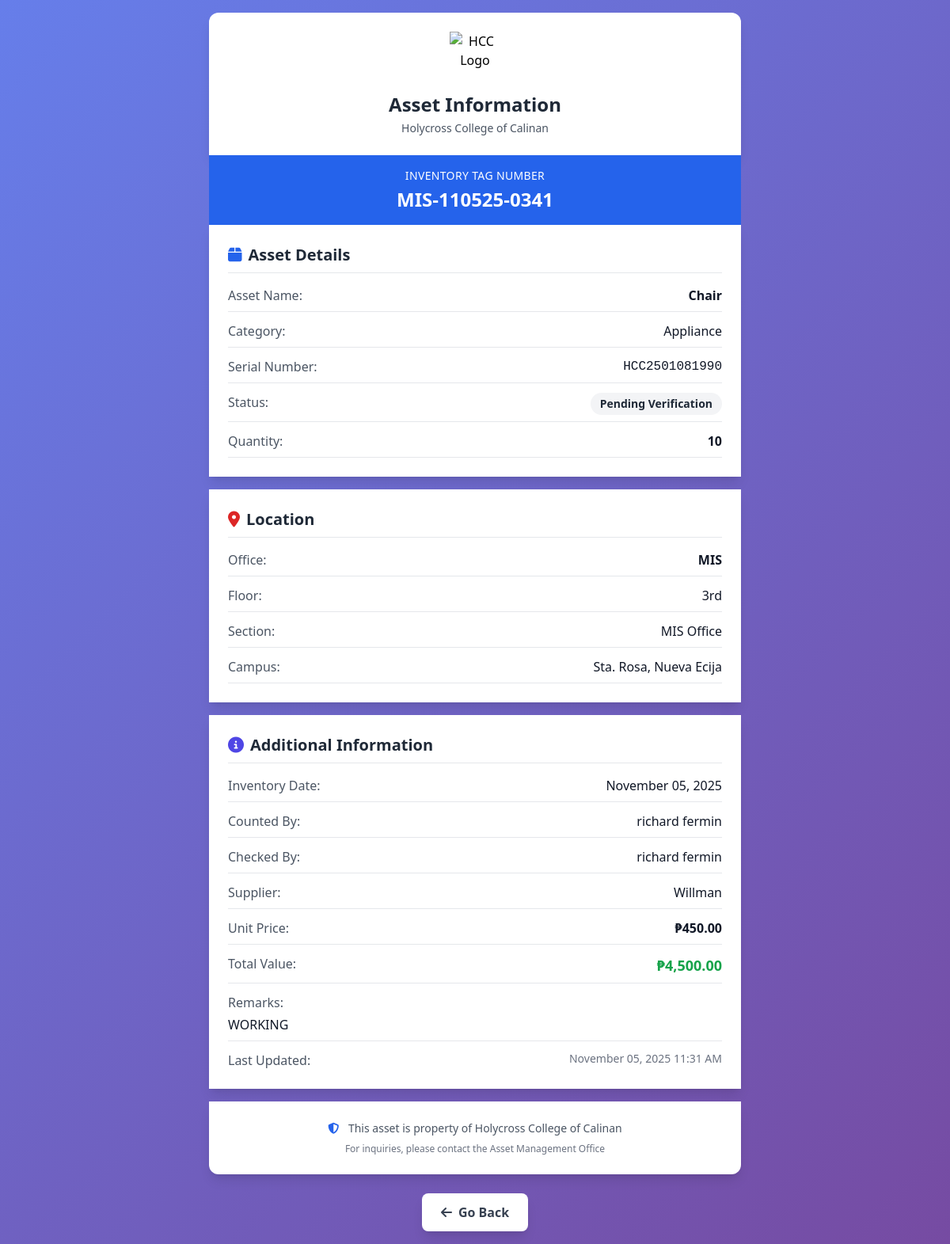
Screenshot of /asset_lookup.php?tag=MIS-110525-0341 with the database file from the repository.
### tables this page shows
CREATE TABLE `inventory_tags` (
  `id` int(11) NOT NULL,
  `asset_id` int(11) NOT NULL,
  `office_id` int(11) DEFAULT NULL,
  `tag_number` varchar(100) NOT NULL,
  `inventory_date` date DEFAULT NULL,
  `article` varchar(255) DEFAULT NULL,
  `size` varchar(100) DEFAULT NULL,
  `counted_by` varchar(255) DEFAULT NULL,
  `checked_by` varchar(255) DEFAULT NULL,
  `location_row` varchar(100) DEFAULT NULL,
  `location_section` varchar(100) DEFAULT NULL,
  `location_floor` varchar(100) DEFAULT NULL,
  `quantity` int(11) DEFAULT 1,
  `unit_price` decimal(15,2) DEFAULT 0.00,
  `total_value` decimal(15,2) DEFAULT 0.00,
  `amount` decimal(15,2) DEFAULT 0.00,
  `supplier` varchar(255) DEFAULT NULL,
  `status` enum('Pending Verification','Active','Disposed','Transferred') NOT NULL DEFAULT 'Pending Verification',
  `is_borrowable` tinyint(1) NOT NULL DEFAULT 0,
  `borrowable_quantity` int(11) NOT NULL DEFAULT 0,
  `assigned_by_custodian_id` int(11) DEFAULT NULL,
  `verified_by_user_id` int(11) DEFAULT NULL,
  `verified_at` timestamp NULL DEFAULT NULL,
  `remarks` text DEFAULT NULL,
  `created_at` timestamp NOT NULL DEFAULT current_timestamp(),
  `updated_at` timestamp NOT NULL DEFAULT current_timestamp() ON UPDATE current_timestamp()
);

CREATE TABLE `assets` (
  `id` int(11) NOT NULL,
  `asset_name` varchar(255) NOT NULL,
  `category_id` int(11) NOT NULL,
  `status` enum('Active','Inactive','Damaged','Missing','Under Repair','Retired') DEFAULT 'Active' COMMENT 'Asset status: Active=in use, Inactive=in storage/available, Damaged=needs repair, Missing=lost/untraceable, Under Repair=being fixed, Retired=decommissioned',
  `campus_id` int(11) NOT NULL,
  `office_id` int(11) DEFAULT NULL,
  `location` varchar(255) NOT NULL,
  `room_id` int(11) DEFAULT NULL,
  `brand_id` int(11) DEFAULT NULL,
  `purchase_date` date NOT NULL,
  `value` decimal(15,2) NOT NULL,
  `original_value` decimal(15,2) DEFAULT NULL COMMENT 'Original purchase value',
  `current_value` decimal(15,2) DEFAULT NULL COMMENT 'Current depreciated value',
  `depreciation_rate` decimal(5,2) DEFAULT 0.00 COMMENT 'Annual depreciation rate in percentage',
  `last_depreciation_date` date DEFAULT NULL COMMENT 'Last date depreciation was calculated',
  `inventory_date` date DEFAULT NULL,
  `supplier` varchar(255) DEFAULT NULL,
  `quantity` int(11) NOT NULL DEFAULT 1,
  `inactive_quantity` int(11) NOT NULL DEFAULT 0,
  `serial_number` varchar(100) DEFAULT NULL,
  `barcode` varchar(255) DEFAULT NULL,
  `description` text DEFAULT NULL,
  `assigned_to` varchar(255) DEFAULT NULL,
  `assigned_email` varchar(255) DEFAULT NULL,
  `assigned_to_id` int(11) DEFAULT NULL,
  `assignment_date` date DEFAULT NULL,
  `unassigned_date` date DEFAULT NULL,
  `created_at` timestamp NOT NULL DEFAULT current_timestamp(),
  `updated_at` timestamp NOT NULL DEFAULT current_timestamp() ON UPDATE current_timestamp(),
  `created_by` int(11) DEFAULT NULL,
  `remarks` text DEFAULT NULL,
  `size` varchar(100) DEFAULT NULL,
  `article` varchar(255) DEFAULT NULL,
  `counted_by` varchar(255) DEFAULT NULL,
  `checked_by` varchar(255) DEFAULT NULL
);

CREATE TABLE `categories` (
  `id` int(11) NOT NULL,
  `category_name` varchar(50) NOT NULL,
  `description` text DEFAULT NULL,
  `created_at` timestamp NOT NULL DEFAULT current_timestamp()
);

CREATE TABLE `offices` (
  `id` int(11) NOT NULL,
  `office_name` varchar(255) NOT NULL,
  `floor` varchar(50) DEFAULT NULL,
  `section_code` varchar(100) DEFAULT NULL,
  `campus_id` int(11) NOT NULL,
  `description` text DEFAULT NULL,
  `created_at` timestamp NOT NULL DEFAULT current_timestamp(),
  `updated_at` timestamp NOT NULL DEFAULT current_timestamp() ON UPDATE current_timestamp()
);

CREATE TABLE `campuses` (
  `id` int(11) NOT NULL,
  `campus_code` varchar(10) NOT NULL,
  `campus_name` varchar(100) NOT NULL,
  `location` varchar(255) DEFAULT NULL,
  `created_at` timestamp NOT NULL DEFAULT current_timestamp()
);

### asset_lookup.php (the view, shortened to what this page needs)
<?php
require_once 'config.php';
$tagNumber = $_GET['tag'] ?? '';
try {
    $stmt = $pdo->prepare("
        SELECT
            it.*,
            a.id as asset_id,
            a.asset_name,
            a.barcode,
            a.serial_number,
            a.status as asset_status,
            a.description,
            a.purchase_date,
            a.supplier,
            o.office_name,
            o.floor,
            o.section_code,
            cam.campus_name,
            c.category_name,
            br.name as brand_name,
            'inventory_tag' as source_type
        FROM inventory_tags it
        JOIN assets a ON it.asset_id = a.id
        LEFT JOIN offices o ON it.office_id = o.id
        LEFT JOIN campuses cam ON a.campus_id = cam.id
        LEFT JOIN categories c ON a.category_id = c.id
        LEFT JOIN brands br ON a.brand_id = br.id
        WHERE it.tag_number = ?
        LIMIT 1
    ");
    $stmt->execute([$tagNumber]);
    $tag = $stmt->fetch();
} catch (Exception $e) {
    error_log("Error in asset lookup: " . $e->getMessage());
    die('Error loading asset details: ' . $e->getMessage());
}
?>
<!DOCTYPE html>
<html lang="en">
<head>
    <script src="https://cdn.tailwindcss.com"></script>
    <link rel="stylesheet" href="https://cdnjs.cloudflare.com/ajax/libs/font-awesome/6.1.1/css/all.min.css" />
</head>
<body class="p-4">
    <div class="max-w-2xl mx-auto">
        <div class="bg-white rounded-t-xl shadow-lg p-6 text-center">
            <img src="logo/1.png" alt="HCC Logo" class="h-16 w-16 mx-auto mb-3">
            <h1 class="text-2xl font-bold text-gray-800">Asset Information</h1>
            <p class="text-gray-600 text-sm mt-1">Holycross College of Calinan</p>
        </div>
        <div class="bg-blue-600 text-white p-4 text-center">
            <p class="text-sm uppercase tracking-wide">
                <?php if ($tag['source_type'] === 'asset_unit'): ?>
                    Individual Unit Code
                <?php elseif ($tag['source_type'] === 'asset_serial'): ?>
                    Asset Serial Number
                <?php else: ?>
                    Inventory Tag Number
                <?php endif; ?>
            </p>
            <p class="text-2xl font-bold mt-1"><?= htmlspecialchars($tag['tag_number']) ?></p>
        </div>
        <div class="bg-white shadow-lg p-6">
            <h2 class="text-xl font-bold text-gray-800 mb-4 border-b pb-2">
                <i class="fas fa-box text-blue-600 mr-2"></i>Asset Details
            </h2>
            <div class="space-y-3">
                <div class="flex justify-between items-start border-b pb-2">
                    <span class="text-gray-600 font-medium">Asset Name:</span>
                    <span class="text-gray-900 font-semibold text-right"><?= htmlspecialchars($tag['asset_name']) ?></span>
                </div>
                <?php if (!empty($tag['category_name'])): ?>
                <div class="flex justify-between items-start border-b pb-2">
                    <span class="text-gray-600 font-medium">Category:</span>
                    <span class="text-gray-900 text-right"><?= htmlspecialchars($tag['category_name']) ?></span>
                </div>
                <?php endif; ?>
                <?php if (!empty($tag['serial_number'])): ?>
                <div class="flex justify-between items-start border-b pb-2">
                    <span class="text-gray-600 font-medium">Serial Number:</span>
                    <span class="text-gray-900 text-right font-mono"><?= htmlspecialchars($tag['serial_number']) ?></span>
                </div>
                <?php endif; ?>
                <div class="flex justify-between items-start border-b pb-2">
                    <span class="text-gray-600 font-medium">Status:</span>
                    <span class="px-3 py-1 rounded-full text-sm font-semibold <?= ($tag['status'] === 'Active' || $tag['status'] === 'Available') ? 'bg-green-100 text-green-800' : 'bg-gray-100 text-gray-800' ?>">
                        <?= htmlspecialchars($tag['status'] ?? $tag['asset_status']) ?>
                    </span>
                </div>
                <?php if ($tag['source_type'] !== 'asset_unit'): ?>
                <div class="flex justify-between items-start border-b pb-2">
                    <span class="text-gray-600 font-medium">Quantity:</span>
                    <span class="text-gray-900 font-semibold"><?= htmlspecialchars($tag['quantity'] ?? 'N/A') ?></span>
                </div>
                <?php endif; ?>
            </div>
        </div>
        <div class="bg-white shadow-lg p-6 mt-4">
            <h2 class="text-xl font-bold text-gray-800 mb-4 border-b pb-2">
                <i class="fas fa-map-marker-alt text-red-600 mr-2"></i>Location
            </h2>
            <div class="space-y-3">
                <?php if (!empty($tag['office_name'])): ?>
                <div class="flex justify-between items-start border-b pb-2">
                    <span class="text-gray-600 font-medium">Office:</span>
                    <span class="text-gray-900 font-semibold text-right"><?= htmlspecialchars($tag['office_name']) ?></span>
                </div>
                <?php endif; ?>
                <?php if (!empty($tag['floor']) || !empty($tag['location_floor'])): ?>
                <div class="flex justify-between items-start border-b pb-2">
                    <span class="text-gray-600 font-medium">Floor:</span>
                    <span class="text-gray-900"><?= htmlspecialchars($tag['floor'] ?? $tag['location_floor'] ?? 'N/A') ?></span>
                </div>
                <?php endif; ?>
                <?php if (!empty($tag['section_code']) || !empty($tag['location_section'])): ?>
                <div class="flex justify-between items-start border-b pb-2">
                    <span class="text-gray-600 font-medium">Section:</span>
                    <span class="text-gray-900"><?= htmlspecialchars($tag['section_code'] ?? $tag['location_section'] ?? 'N/A') ?></span>
                </div>
                <?php endif; ?>
                <?php if (!empty($tag['campus_name'])): ?>
                <div class="flex justify-between items-start border-b pb-2">
                    <span class="text-gray-600 font-medium">Campus:</span>
                    <span class="text-gray-900 text-right"><?= htmlspecialchars($tag['campus_name']) ?></span>
                </div>
                <?php endif; ?>
            </div>
        </div>
        <div class="bg-white shadow-lg p-6 mt-4">
            <h2 class="text-xl font-bold text-gray-800 mb-4 border-b pb-2">
                <i class="fas fa-info-circle text-indigo-600 mr-2"></i>Additional Information
            </h2>
            <div class="space-y-3">
                <?php if (!empty($tag['inventory_date'])): ?>
                <div class="flex justify-between items-start border-b pb-2">
                    <span class="text-gray-600 font-medium"><?= $tag['source_type'] === 'asset_unit' ? 'Acquisition Date:' : 'Inventory Date:' ?></span>
                    <span class="text-gray-900"><?= htmlspecialchars(date('F d, Y', strtotime($tag['inventory_date']))) ?></span>
                </div>
                <?php endif; ?>
                <?php if (!empty($tag['counted_by'])): ?>
                <div class="flex justify-between items-start border-b pb-2">
                    <span class="text-gray-600 font-medium">Counted By:</span>
                    <span class="text-gray-900 text-right"><?= htmlspecialchars($tag['counted_by']) ?></span>
                </div>
                <?php endif; ?>
                <?php if (!empty($tag['checked_by'])): ?>
                <div class="flex justify-between items-start border-b pb-2">
                    <span class="text-gray-600 font-medium">Checked By:</span>
                    <span class="text-gray-900 text-right"><?= htmlspecialchars($tag['checked_by']) ?></span>
                </div>
                <?php endif; ?>
                <?php if (!empty($tag['supplier'])): ?>
                <div class="flex justify-between items-start border-b pb-2">
                    <span class="text-gray-600 font-medium">Supplier:</span>
                    <span class="text-gray-900 text-right"><?= htmlspecialchars($tag['supplier']) ?></span>
                </div>
                <?php endif; ?>
                <?php if (!empty($tag['unit_price'])): ?>
                <div class="flex justify-between items-start border-b pb-2">
                    <span class="text-gray-600 font-medium">Unit Price:</span>
                    <span class="text-gray-900 font-semibold">₱<?= number_format($tag['unit_price'], 2) ?></span>
                </div>
                <?php endif; ?>
                <?php if (!empty($tag['total_value'])): ?>
                <div class="flex justify-between items-start border-b pb-2">
                    <span class="text-gray-600 font-medium">Total Value:</span>
                    <span class="text-green-600 font-bold text-lg">₱<?= number_format($tag['total_value'], 2) ?></span>
                </div>
                <?php endif; ?>
                <?php if (!empty($tag['remarks'])): ?>
                <div class="border-b pb-2">
                    <span class="text-gray-600 font-medium block mb-1">Remarks:</span>
                    <span class="text-gray-900"><?= nl2br(htmlspecialchars($tag['remarks'])) ?></span>
                </div>
                <?php endif; ?>
                <?php if (!empty($tag['updated_at'])): ?>
                <div class="flex justify-between items-start">
                    <span class="text-gray-600 font-medium">Last Updated:</span>
                    <span class="text-gray-500 text-sm"><?= htmlspecialchars(date('F d, Y g:i A', strtotime($tag['updated_at']))) ?></span>
                </div>
                <?php endif; ?>
            </div>
        </div>
        <div class="bg-white rounded-b-xl shadow-lg p-6 mt-4 text-center">
            <p class="text-gray-600 text-sm">
                <i class="fas fa-shield-alt text-blue-600 mr-2"></i>
                This asset is property of Holycross College of Calinan
            </p>
            <p class="text-gray-500 text-xs mt-2">
                For inquiries, please contact the Asset Management Office
            </p>
        </div>
        <div class="mt-6 text-center">
            <button onclick="window.history.back()" class="bg-white text-gray-700 px-6 py-3 rounded-lg shadow-lg font-semibold hover:bg-gray-100 transition">
                <i class="fas fa-arrow-left mr-2"></i>Go Back
            </button>
        </div>
    </div>
</body>
</html>

### asset_lookup.php (style rules this page uses)
body { background: linear-gradient(135deg, #667eea 0%, #764ba2 100%); min-height: 100vh; }

### rows the page displays
inventory_tags: tag_number "MIS-110525-0341", asset.asset_name "Chair", categories.category_name "Appliance", asset.serial_number "HCC2501081990", status "Pending Verification", quantity "10", office.office_name "MIS", office.floor "3rd", office.section_code "MIS Office", campuses.campus_name "Sta. Rosa, Nueva Ecija", inventory_date "November 05, 2025", counted_by "richard fermin", checked_by "richard fermin", asset.supplier "Willman", unit_price "450.00", total_value "4,500.00", remarks "WORKING", updated_at "November 05, 2025 11:31 AM"
